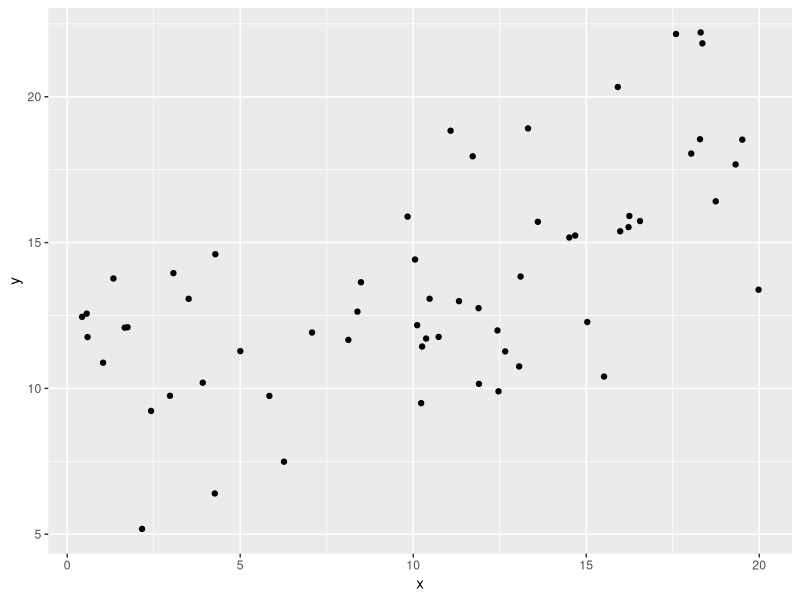
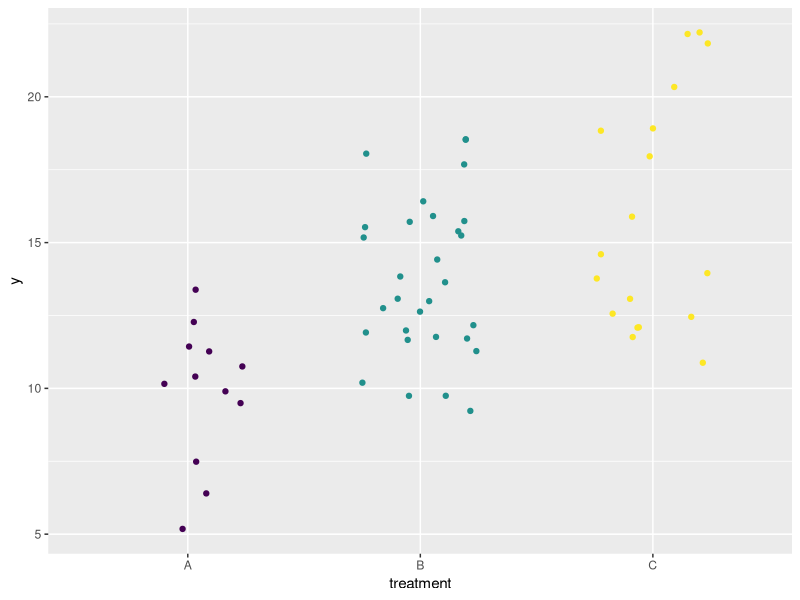
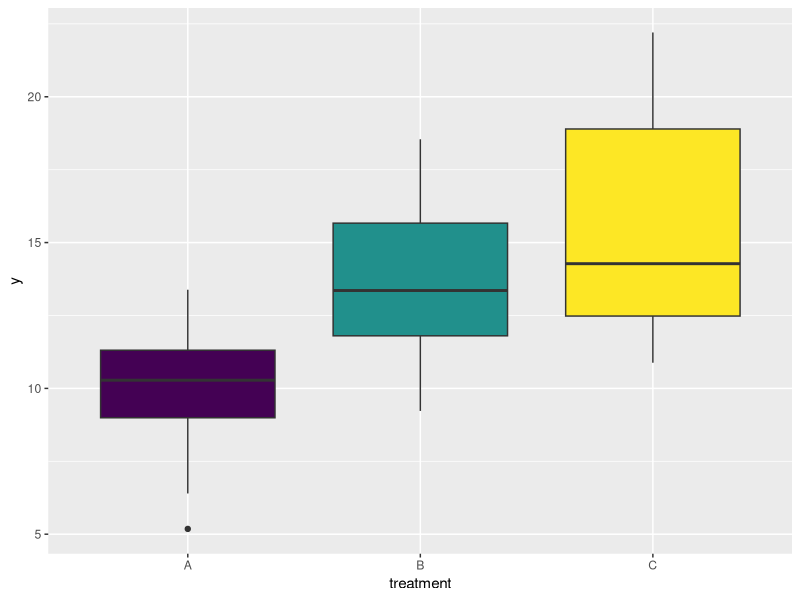
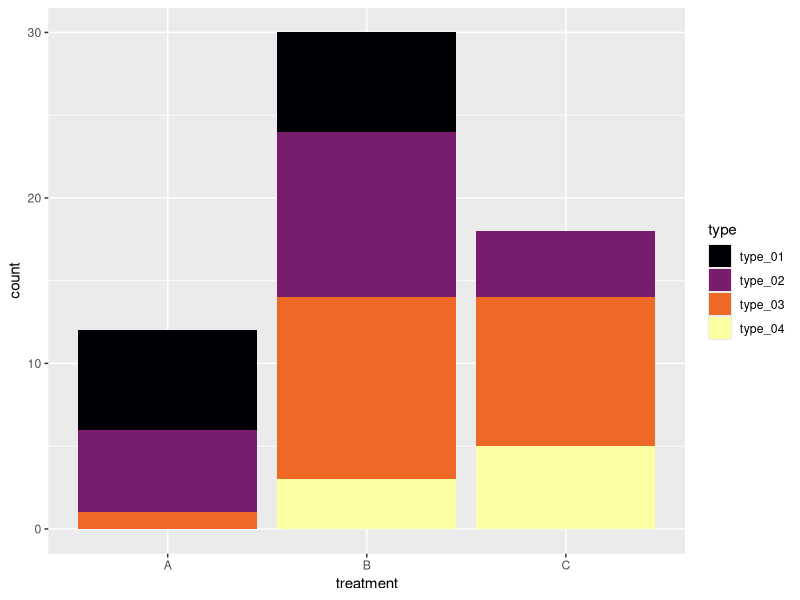
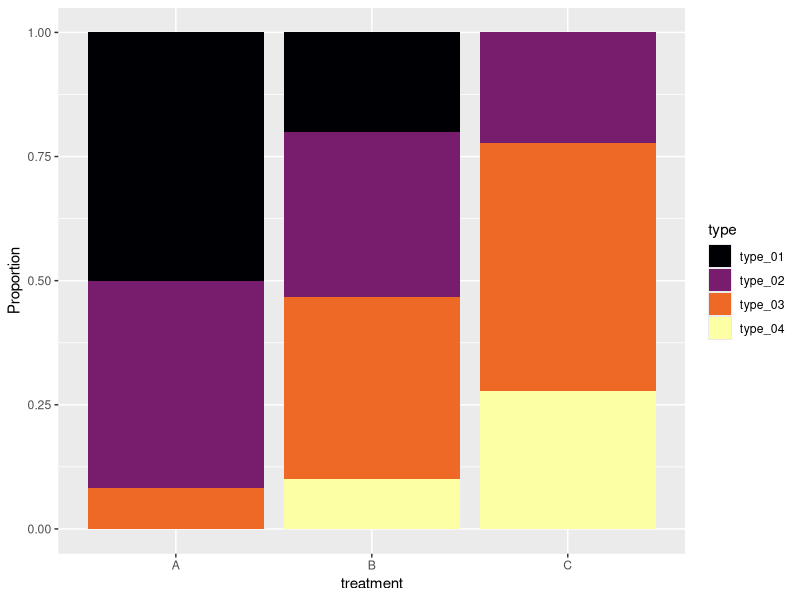
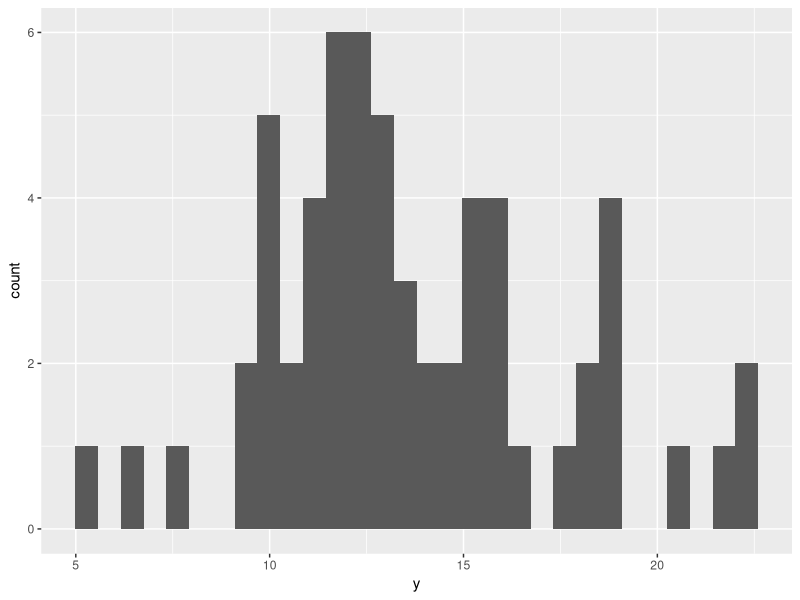
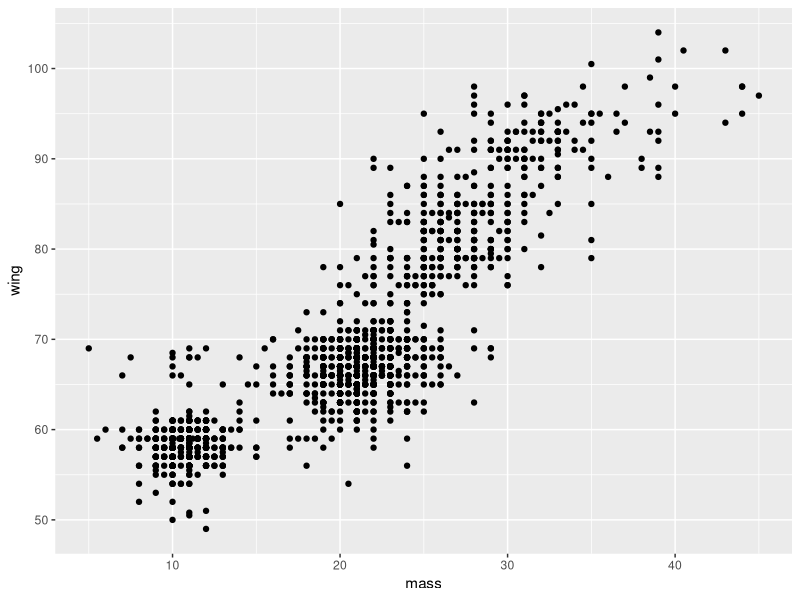
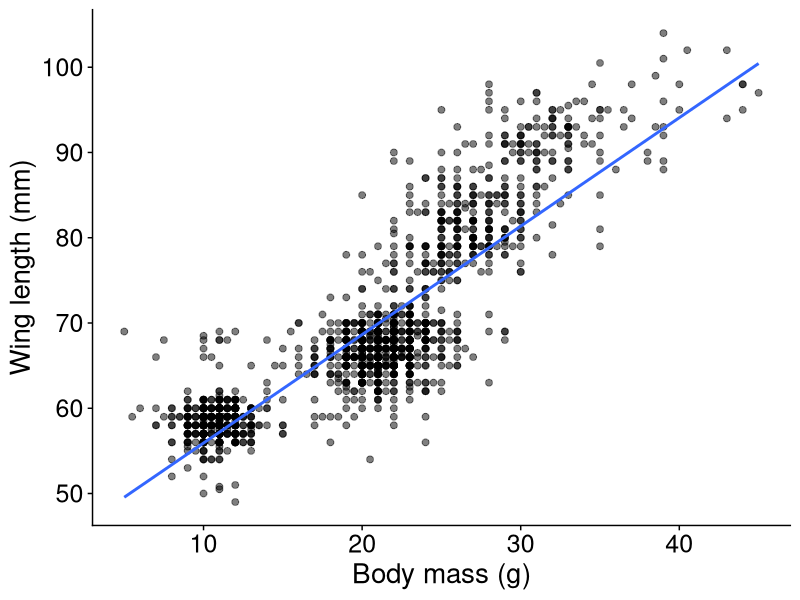

Source code (R) for these figures, in order:
## ---- chunk 1
knitr::opts_chunk$set(echo = FALSE, warning = FALSE)
library(cowplot)
library(ggplot2)
library(scales)
library(dplyr)
library(tidyr)

x <- read.csv("../data/Focal_Bird_Morphology.csv")
xname <- data.frame(species = tolower(c("JAWE", "RBLE",
                                        "RVBU", "RWBU",
                                        "WRSH")),
                    full_name = c("Japanese white-eye", "red-billed leiothrix",
                                  "red-vented bulbul", "red-whiskered bulbul",
                                  "white-rumped shama"))

x <- full_join(x, xname)
## ---- chunk 2
#| fig-width: 3
#| fig-height: 3
#| out-width: "5in"
#| fig-align: center

set.seed(200)
dat <- data.frame(treatment = rep(LETTERS[1:3], c(12, 30, 18)))

dat$type <- as.factor(dat$treatment) |>
    as.numeric() |>
    rnorm(nrow(dat), mean = _) |>
    cut(breaks = 4) |>
    as.numeric() |>
    (\(x) paste0("type_0", x))()

dat$x <- runif(nrow(dat), 0, 20)
dat$y <- 0.5 * dat$x + 4 * as.numeric(as.factor(dat$treatment)) + 
    rnorm(nrow(dat))



ggplot(dat, aes(x = x, y = y)) +
    geom_point()
## ---- chunk 3
#| fig-width: 3
#| fig-height: 3
#| out-width: "5in"
#| fig-align: center

ggplot(dat, aes(x = treatment, y = y, color = treatment)) +
    geom_jitter(width = 0.25) +
    scale_color_viridis_d() +
    theme(legend.position = "none")
## ---- chunk 4
#| fig-width: 3
#| fig-height: 3
#| out-width: "5in"
#| fig-align: center

ggplot(dat, aes(x = treatment, y = y, fill = treatment)) +
    geom_boxplot() +
    scale_fill_viridis_d() +
    theme(legend.position = "none")

## ---- chunk 5
#| fig-width: 3
#| fig-height: 3
#| out-width: "5in"
#| fig-align: center


ggplot(dat, aes(x = treatment, fill = type)) +
    geom_bar() +
    scale_fill_viridis_d(option = "inferno")

## ---- chunk 6
#| fig-width: 3
#| fig-height: 3
#| out-width: "5in"
#| fig-align: center


ggplot(dat, aes(x = treatment, fill = type)) +
    geom_bar(position = "fill") +
    scale_fill_viridis_d(option = "inferno") +
    ylab("Proportion")

## ---- chunk 7
#| fig-width: 3
#| fig-height: 3
#| out-width: "5in"
#| fig-align: center

ggplot(dat, aes(x = y)) +
    geom_histogram()

## ---- chunk 8
# Data on morphology of some non-native birds in Hawaiʻi
# from Gleditsch & Sperry (2020) *Ecology and Evolution*
birds <- read.csv("../data/bird_morpho.csv")
head(birds)
## ---- chunk 9
gp1 <- ggplot(birds, aes(x = mass, y = wing)) +
    geom_point()


gp2 <- ggplot(birds, aes(x = mass, y = wing)) +
    geom_point(size = 2, alpha = 0.5) +
    xlab("Body mass (g)") +
    ylab("Wing length (mm)") +
    geom_smooth(method = "lm", formula = y ~ x, se = FALSE) +
    theme_cowplot() +
    theme(axis.text = element_text(size = 18),
          axis.title = element_text(size = 20))
## ---- chunk 10
gp1
## ---- chunk 11
gp2
## ---- chunk 12
#| fig-width: 3.5
#| fig-height: 3
#| out-width: "7in"
#| fig-align: center

bd <- birds[birds$species %in% c("rwbu", "wrsh", "jawe"), ]

ggplot(bd, aes(x = full_name, y = mass, fill = full_name)) +
    geom_bar(stat = "summary", fun = "mean") +
    theme(legend.position = "none") +
    xlab("") + ylab("Mass (g)") +
    scale_fill_viridis_d() +
    scale_x_discrete(labels = function(x) {
        strwrap(x, width = 10, simplify = FALSE) |>
            sapply(FUN = paste, collapse = "\n")
    })
## ---- chunk 13
#| fig-width: 3.5
#| fig-height: 3
#| out-width: "7in"
#| fig-align: center

ggplot(bd, aes(x = full_name, y = mass, color = species)) +
    geom_point() +
    theme(legend.position = "none") +
    xlab("") + ylab("Mass (g)") +
    scale_color_viridis_d() +
    scale_x_discrete(labels = function(x) {
        strwrap(x, width = 10, simplify = FALSE) |>
            sapply(FUN = paste, collapse = "\n")
    })
## ---- chunk 14
#| fig-width: 3.5
#| fig-height: 3
#| out-width: "7in"
#| fig-align: center

ggplot(bd, aes(x = full_name, y = mass, color = species)) +
    geom_jitter(alpha = 0.5) +
    scale_color_viridis_d() +
    theme(legend.position = "none") +
    xlab("") + ylab("Mass (g)") +
    scale_x_discrete(labels = function(x) {
        strwrap(x, width = 10, simplify = FALSE) |>
            sapply(FUN = paste, collapse = "\n")
    })
## ---- chunk 15
#| fig-width: 3.5
#| fig-height: 3
#| out-width: "6.5in"
#| fig-align: center

d <- data.frame(Treatment = rep(c("control", "low dose", "high dose"),
                            each = 20))

set.seed(123)

d$Response <- rnorm(nrow(d))

d$Response[d$Treatment == "control"] <-
    d$Response[d$Treatment == "control"] + 3
d$Response[d$Treatment == "low dose"] <-
    d$Response[d$Treatment == "low dose"] + 8

d$Response[d$Treatment == "high dose"] <-
    d$Response[d$Treatment == "high dose"] + 10

pal <- hsv(c(0.08, 0.12, 0.8),
           c(1.0, 0.7, 1.0),
           c(0.8, 0.9, 0.4))
ggplot(d, aes(Treatment, Response, color = Treatment)) +
    geom_jitter() +
    scale_color_manual(values = pal[c(3, 1, 2)]) +
    theme(legend.position = "none")
## ---- chunk 16
#| fig-width: 3.5
#| fig-height: 3
#| out-width: "6.5in"
#| fig-align: center

d$Treatment <- factor(d$Treatment,
                      levels = c("control", "low dose", "high dose"))
gtrial <- ggplot(d, aes(Treatment, Response, color = Treatment)) +
    geom_jitter() +
    scale_color_manual(values = pal[c(3, 1, 2)]) +
    theme(legend.position = "none")

gtrial
## ---- chunk 17
#| fig-width: 3.5
#| fig-height: 3
#| out-width: "6.5in"
#| fig-align: center

gtrial_bad_scale <- gtrial + scale_y_continuous(limits = c(0, 100))

gtrial_bad_scale
## ---- chunk 18
#| fig-width: 3.5
#| fig-height: 3
#| out-width: "6.5in"
#| fig-align: center

gtrial_bad_scale
## ---- chunk 19
#| fig-width: 3.5
#| fig-height: 3
#| out-width: "6in"
#| fig-align: center

ggplot(birds, aes(x = full_name)) +
    geom_bar() +
    xlab("") +
    ylab("Sample size")
## ---- chunk 20
#| fig-width: 3.5
#| fig-height: 2.25
#| out-width: "8in"
#| fig-align: center

ggplot(birds, aes(y = full_name)) +
    geom_bar() +
    xlab("Sample size") +
    ylab("")
## ---- chunk 21
#| fig-width: 3.5
#| fig-height: 2.25
#| out-width: "8in"
#| fig-align: center

birds$full_name <- factor(birds$full_name,
                          levels = names(sort(table(birds$full_name))))
ggplot(birds, aes(y = full_name)) +
    geom_bar() +
    xlab("Sample size") +
    ylab("")
## ---- chunk 22
#| fig-width: 12
#| fig-height: 4

gp3 <- ggplot(bd, aes(x = mass, y = wing, color = species)) +
    geom_point(size = 2) +
    xlab("Body mass (g)") +
    ylab("Wing length (mm)") +
    # theme_cowplot() +
    theme(axis.text = element_text(size = 18),
          axis.title = element_text(size = 20),
          legend.text = element_text(size = 18),
          legend.title = element_text(size = 18),
          plot.title = element_text(size = 20),
          legend.position = c(0.8, 0.22))


plot_grid(
    gp3 + ggtitle("no color blindness"),
    gp3 + scale_color_manual(values = c("#A59A71", "#908048", "#768FF5")) +
        ggtitle("red-green"),
    gp3 + scale_color_manual(values = c("#ED7377", "#51B293", "#60ADB7")) +
        ggtitle("blue-yellow"),
    nrow = 1
)
## ---- chunk 23
#| fig-width: 4
#| fig-height: 4

gp3
## ---- chunk 24
#| fig-width: 4
#| fig-height: 4

gp3 +
    scale_color_viridis_d()
## ---- chunk 25
#| fig-width: 4
#| fig-height: 4

gp3
## ---- chunk 26
#| fig-width: 4
#| fig-height: 4

gp3 +
    scale_color_viridis_d()
